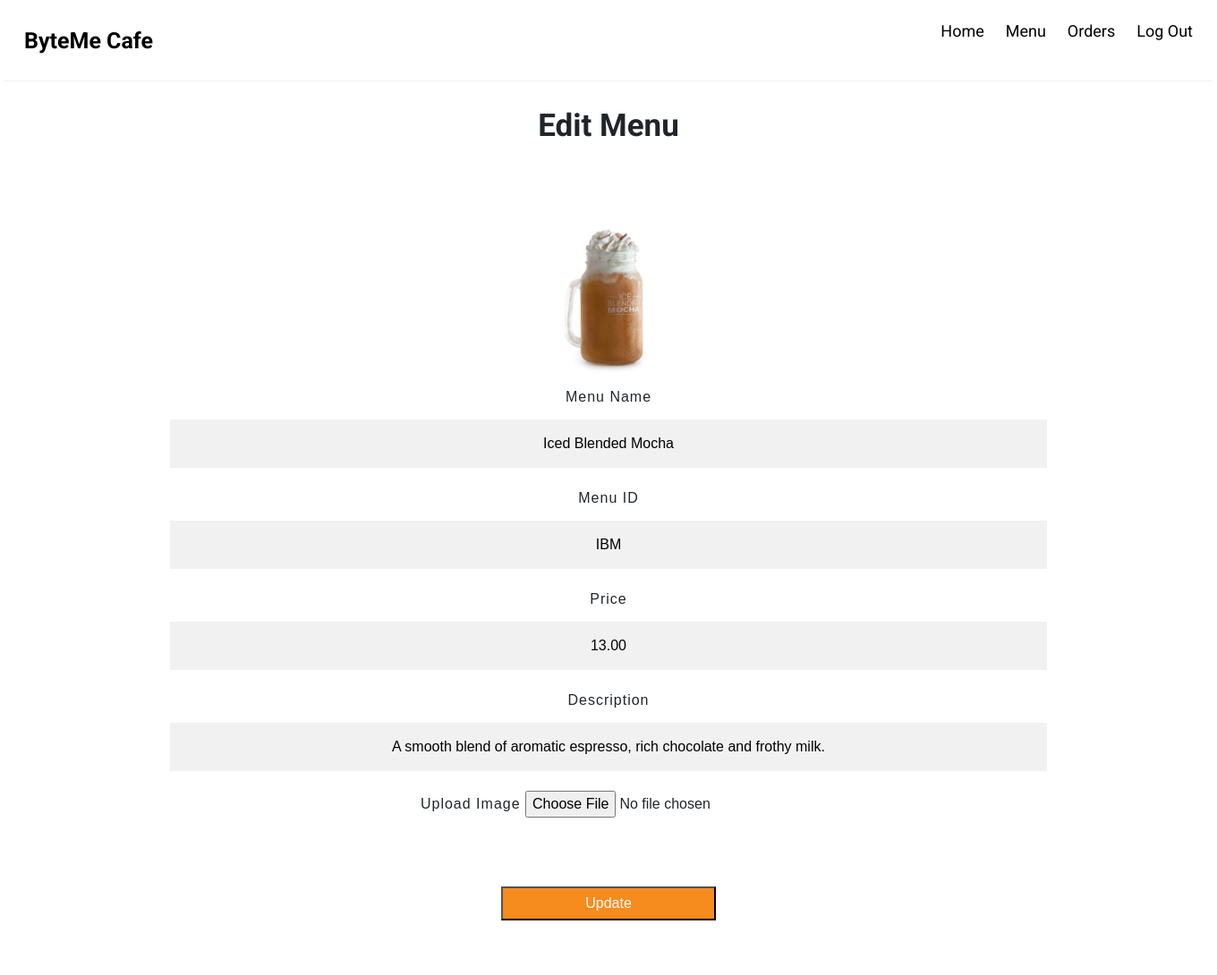
Screenshot of /bytemecafelatest/editMenuu.php?id=1 with the database file from the repository.
### tables this page shows
CREATE TABLE `menu` (
  `id` int(10) NOT NULL,
  `name` varchar(30) NOT NULL,
  `menuID` varchar(100) NOT NULL,
  `price` double(9,2) NOT NULL,
  `des` varchar(250) NOT NULL,
  `image` varchar(250) NOT NULL
);

### bytemecafelatest/editMenuu.php (the view, shortened to what this page needs)
<!DOCTYPE html>
<html lang="en-US">
  <head>
  <link rel="stylesheet" type="text/css" href="newstyle.css">
  <link rel="stylesheet" type="text/css" href="products.css">
  <link rel="stylesheet" href="http://maxcdn.bootstrapcdn.com/font-awesome/4.2.0/css/font-awesome.min.css"/>
  <link rel="stylesheet" href="https://stackpath.bootstrapcdn.com/bootstrap/4.3.1/css/bootstrap.min.css"/>
  <link rel="stylesheet" href="https://cdnjs.cloudflare.com/ajax/libs/font-awesome/4.7.0/css/font-awesome.min.css"/>
  <link rel="stylesheet" type="text/css" href="https://stackpath.bootstrapcdn.com/font-awesome/4.7.0/css/font-awesome.min.css"/>
  <link rel="stylesheet" type="text/css" href="https://stackpath.bootstrapcdn.com/bootstrap/4.3.1/css/bootstrap.min.css"/>
  <link rel="stylesheet" type="text/css" href="https://cdnjs.cloudflare.com/ajax/libs/font-awesome/4.7.0/css/font-awesome.min.css"/>
  <link rel="stylesheet" href="https://use.fontawesome.com/releases/v5.4.1/css/all.css"/>
  </head>
  <div style="width:1350px; margin:20 auto;">
<div class="header">
  <a href="#default" class="logo">ByteMe Cafe</a>
  <div class="header-right">
  <a href="homeStaff.php">Home</a>
    <a href="menuStaff.php">Menu</a>
    <a href="vieworder.php">Orders</a>
  <a href="logout.php">Log Out</a>
</div>
</div>
<br>
<center><b><p style=" font-family: 'Roboto', sans-serif; font-size:35px;">Edit Menu</p></b></center>
</div><?php
 include 'db.php';
 $id = $_GET['id'];
 $data = mysqli_query($con,"SELECT * from menu WHERE id='$id'");
 while($d = mysqli_fetch_array($data)){
?>
  <center>
  <form method="post" action="updateMenu.php"enctype="multipart/form-data" >
    <div class="container">
      <img src="<?php echo $d['image']; ?>"height="200" width="250" >
<br>
      <label>Menu Name</label>
      <input type="text"  name="name" required placeholder="Enter menu name" style="text-align: center;" value="<?php echo $d['name']; ?>" />
      <label>Menu ID</label>
      <input type="text"name="menuID" required placeholder="Enter menu id" style="text-align: center;" value="<?php echo $d['menuID']; ?>" />
      <label>Price</label>
      <input type="text"  name="price" required placeholder="Enter menu price" style="text-align: center;" value="<?php echo $d['price']; ?>"/>
      <label>Description</label>
      <input type="text" name="des" required placeholder="Enter menu description" style="text-align: center;" value="<?php echo $d['des']; ?>"></textarea>
      <label>Upload Image</label>
     <input type="file" name="image" value="<?php echo $d['image']; ?>">      <br><br><br><br>
      <input type="submit" name="submit" value="Update" class="button" style="width:15em; background-color:#f68b1e; padding: 5px; color: white;"><br><br>
      </div>
  </form>
</center>
 <?php
  }
  ?>

### bytemecafelatest/newstyle.css (style rules this page uses)
* { margin: 0; padding: 0; }
.logo { height: 70px; align-content: center; margin-left: auto; margin-top: auto; margin-bottom: auto; margin-right: auto; padding: 0px 10px; }

### bytemecafelatest/products.css (style rules this page uses)
.container { width: 100%; margin-top: 4%; margin-bottom: 4%; font-family: sans-serif; letter-spacing: 1px; }

### bytemecafelatest/editMenuu.php (style rules this page uses)
.container { padding: 10px; background-color: white; max-width: 1000px; }
* { max-width: 1600px; margin: auto; }
input[type=text] { width: 100%; padding: 15px; margin: 5px 0 22px 0; display: inline-block; border: none; background: #f1f1f1; }
.header { overflow: hidden; background-color: #ffff; padding: 10px 10px; width:100%; border-bottom: 1px solid #EEEEEE; }
.header a { float: left; color: black; text-align: center; padding: 12px; text-decoration: none; font-size: 18px; line-height: 25px; border-radius: 4px; }
.header a.logo { font-size: 25px; font-weight: bold; }
.header-right { float: right; }

### rows the page displays
menu: image (picture), name "Iced Blended Mocha", menuID "IBM", price "13.00", des "A smooth blend of aromatic espresso, rich chocolate and frothy milk."
